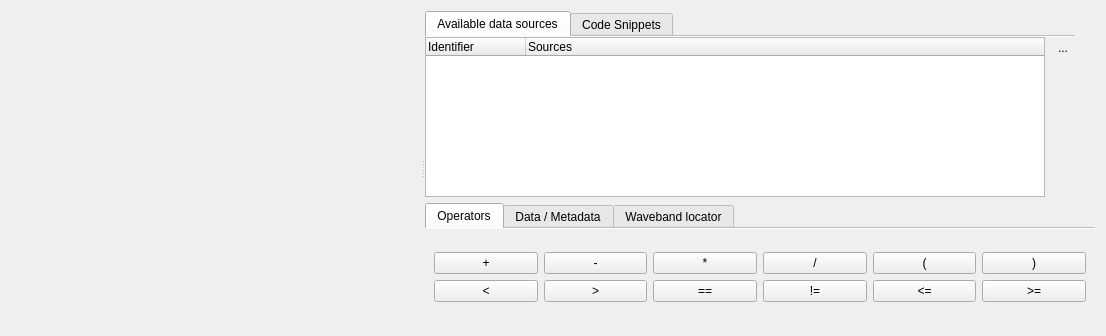
<?xml version="1.0" encoding="UTF-8"?>
<ui version="4.0">
 <class>Form</class>
 <widget class="QWidget" name="Form">
  <property name="geometry">
   <rect>
    <x>0</x>
    <y>0</y>
    <width>1106</width>
    <height>336</height>
   </rect>
  </property>
  <property name="windowTitle">
   <string>Form</string>
  </property>
  <layout class="QVBoxLayout" name="verticalLayout_2">
   <item>
    <widget class="QSplitter" name="splitter">
     <property name="orientation">
      <enum>Qt::Horizontal</enum>
     </property>
     <widget class="CodeEditWidget" name="mCode" native="true">
      <property name="sizePolicy">
       <sizepolicy hsizetype="Expanding" vsizetype="Expanding">
        <horstretch>1</horstretch>
        <verstretch>1</verstretch>
       </sizepolicy>
      </property>
      <property name="minimumSize">
       <size>
        <width>100</width>
        <height>300</height>
       </size>
      </property>
     </widget>
     <widget class="QWidget" name="layoutWidget">
      <layout class="QVBoxLayout" name="verticalLayout" stretch="1,0">
       <item>
        <layout class="QHBoxLayout" name="horizontalLayout_4">
         <property name="spacing">
          <number>0</number>
         </property>
         <property name="leftMargin">
          <number>0</number>
         </property>
         <property name="topMargin">
          <number>0</number>
         </property>
         <item>
          <widget class="QTabWidget" name="tabWidget_2">
           <property name="currentIndex">
            <number>0</number>
           </property>
           <property name="documentMode">
            <bool>true</bool>
           </property>
           <widget class="QWidget" name="tab_8">
            <attribute name="title">
             <string>Available data sources</string>
            </attribute>
            <layout class="QHBoxLayout" name="horizontalLayout_6">
             <property name="leftMargin">
              <number>0</number>
             </property>
             <property name="topMargin">
              <number>0</number>
             </property>
             <property name="rightMargin">
              <number>0</number>
             </property>
             <property name="bottomMargin">
              <number>0</number>
             </property>
             <item>
              <widget class="QTreeWidget" name="mSourcesTree">
               <property name="sizePolicy">
                <sizepolicy hsizetype="Expanding" vsizetype="Expanding">
                 <horstretch>0</horstretch>
                 <verstretch>1</verstretch>
                </sizepolicy>
               </property>
               <property name="editTriggers">
                <set>QAbstractItemView::EditKeyPressed|QAbstractItemView::SelectedClicked</set>
               </property>
               <property name="rootIsDecorated">
                <bool>true</bool>
               </property>
               <property name="headerHidden">
                <bool>false</bool>
               </property>
               <property name="expandsOnDoubleClick">
                <bool>false</bool>
               </property>
               <column>
                <property name="text">
                 <string>Identifier</string>
                </property>
               </column>
               <column>
                <property name="text">
                 <string>Sources</string>
                </property>
               </column>
              </widget>
             </item>
             <item>
              <layout class="QVBoxLayout" name="verticalLayout_9">
               <item>
                <widget class="QToolButton" name="mSourcesRefresh">
                 <property name="toolTip">
                  <string>Refresh data sources.</string>
                 </property>
                 <property name="text">
                  <string>...</string>
                 </property>
                 <property name="icon">
                  <iconset>
                   <normaloff>:/images/themes/default/mActionRefresh.svg</normaloff>:/images/themes/default/mActionRefresh.svg</iconset>
                 </property>
                 <property name="autoRaise">
                  <bool>true</bool>
                 </property>
                </widget>
               </item>
               <item>
                <spacer name="verticalSpacer_3">
                 <property name="orientation">
                  <enum>Qt::Vertical</enum>
                 </property>
                 <property name="sizeHint" stdset="0">
                  <size>
                   <width>20</width>
                   <height>40</height>
                  </size>
                 </property>
                </spacer>
               </item>
              </layout>
             </item>
            </layout>
           </widget>
           <widget class="QWidget" name="tab_9">
            <attribute name="title">
             <string>Code Snippets</string>
            </attribute>
            <layout class="QHBoxLayout" name="horizontalLayout_5">
             <property name="leftMargin">
              <number>0</number>
             </property>
             <property name="topMargin">
              <number>0</number>
             </property>
             <property name="rightMargin">
              <number>0</number>
             </property>
             <property name="bottomMargin">
              <number>0</number>
             </property>
             <item>
              <widget class="QTreeWidget" name="mSnippetsTree">
               <attribute name="headerVisible">
                <bool>false</bool>
               </attribute>
               <column>
                <property name="text">
                 <string>Neue Spalte</string>
                </property>
               </column>
              </widget>
             </item>
             <item>
              <layout class="QVBoxLayout" name="verticalLayout_11">
               <item>
                <widget class="QToolButton" name="mSnippetSaveAs">
                 <property name="toolTip">
                  <string>Save code snippet as.</string>
                 </property>
                 <property name="text">
                  <string>...</string>
                 </property>
                 <property name="icon">
                  <iconset>
                   <normaloff>:/images/themes/default/mActionFileSaveAs.svg</normaloff>:/images/themes/default/mActionFileSaveAs.svg</iconset>
                 </property>
                 <property name="autoRaise">
                  <bool>true</bool>
                 </property>
                </widget>
               </item>
               <item>
                <widget class="QToolButton" name="mSnippetOpenFolder">
                 <property name="toolTip">
                  <string>Open code snippet folder.</string>
                 </property>
                 <property name="text">
                  <string>...</string>
                 </property>
                 <property name="icon">
                  <iconset>
                   <normaloff>:/images/themes/default/mActionFileOpen.svg</normaloff>:/images/themes/default/mActionFileOpen.svg</iconset>
                 </property>
                 <property name="autoRaise">
                  <bool>true</bool>
                 </property>
                </widget>
               </item>
               <item>
                <widget class="QToolButton" name="mSnippetRefresh">
                 <property name="toolTip">
                  <string>Refresh code snippets.</string>
                 </property>
                 <property name="text">
                  <string>...</string>
                 </property>
                 <property name="icon">
                  <iconset>
                   <normaloff>:/images/themes/default/mActionRefresh.svg</normaloff>:/images/themes/default/mActionRefresh.svg</iconset>
                 </property>
                 <property name="autoRaise">
                  <bool>true</bool>
                 </property>
                </widget>
               </item>
               <item>
                <widget class="QToolButton" name="mBiggerGui">
                 <property name="minimumSize">
                  <size>
                   <width>20</width>
                   <height>0</height>
                  </size>
                 </property>
                 <property name="maximumSize">
                  <size>
                   <width>20</width>
                   <height>16777215</height>
                  </size>
                 </property>
                 <property name="toolTip">
                  <string>Enlarge code editor.</string>
                 </property>
                 <property name="text">
                  <string>++</string>
                 </property>
                 <property name="icon">
                  <iconset>
                   <normaloff>:/images/themes/default/mActionIncreaseFont.svg</normaloff>:/images/themes/default/mActionIncreaseFont.svg</iconset>
                 </property>
                 <property name="autoRaise">
                  <bool>true</bool>
                 </property>
                </widget>
               </item>
               <item>
                <widget class="QToolButton" name="mSmallerGui">
                 <property name="minimumSize">
                  <size>
                   <width>20</width>
                   <height>0</height>
                  </size>
                 </property>
                 <property name="maximumSize">
                  <size>
                   <width>20</width>
                   <height>16777215</height>
                  </size>
                 </property>
                 <property name="toolTip">
                  <string>Shrink code editor.</string>
                 </property>
                 <property name="text">
                  <string>--</string>
                 </property>
                 <property name="icon">
                  <iconset>
                   <normaloff>:/images/themes/default/mActionDecreaseFont.svg</normaloff>:/images/themes/default/mActionDecreaseFont.svg</iconset>
                 </property>
                 <property name="autoRaise">
                  <bool>true</bool>
                 </property>
                </widget>
               </item>
               <item>
                <spacer name="verticalSpacer_2">
                 <property name="orientation">
                  <enum>Qt::Vertical</enum>
                 </property>
                 <property name="sizeHint" stdset="0">
                  <size>
                   <width>20</width>
                   <height>40</height>
                  </size>
                 </property>
                </spacer>
               </item>
              </layout>
             </item>
            </layout>
           </widget>
          </widget>
         </item>
         <item>
          <layout class="QVBoxLayout" name="verticalLayout_8">
           <item>
            <spacer name="verticalSpacer">
             <property name="orientation">
              <enum>Qt::Vertical</enum>
             </property>
             <property name="sizeHint" stdset="0">
              <size>
               <width>20</width>
               <height>40</height>
              </size>
             </property>
            </spacer>
           </item>
          </layout>
         </item>
        </layout>
       </item>
       <item>
        <widget class="QTabWidget" name="tabWidget">
         <property name="sizePolicy">
          <sizepolicy hsizetype="Expanding" vsizetype="MinimumExpanding">
           <horstretch>0</horstretch>
           <verstretch>0</verstretch>
          </sizepolicy>
         </property>
         <property name="currentIndex">
          <number>0</number>
         </property>
         <property name="documentMode">
          <bool>true</bool>
         </property>
         <property name="tabBarAutoHide">
          <bool>false</bool>
         </property>
         <widget class="QWidget" name="tab">
          <attribute name="title">
           <string>Operators</string>
          </attribute>
          <layout class="QVBoxLayout" name="verticalLayout_3">
           <item>
            <layout class="QGridLayout" name="gridLayout">
             <item row="1" column="2">
              <widget class="QPushButton" name="mEqual">
               <property name="text">
                <string>==</string>
               </property>
              </widget>
             </item>
             <item row="0" column="2">
              <widget class="QPushButton" name="mMultiply">
               <property name="text">
                <string>*</string>
               </property>
              </widget>
             </item>
             <item row="0" column="4">
              <widget class="QPushButton" name="mLeftBracket">
               <property name="text">
                <string>(</string>
               </property>
              </widget>
             </item>
             <item row="1" column="1">
              <widget class="QPushButton" name="mGreater">
               <property name="text">
                <string>&gt;</string>
               </property>
              </widget>
             </item>
             <item row="1" column="0">
              <widget class="QPushButton" name="mLess">
               <property name="sizePolicy">
                <sizepolicy hsizetype="Preferred" vsizetype="Fixed">
                 <horstretch>0</horstretch>
                 <verstretch>0</verstretch>
                </sizepolicy>
               </property>
               <property name="text">
                <string>&lt;</string>
               </property>
              </widget>
             </item>
             <item row="1" column="5">
              <widget class="QPushButton" name="mGreaterEqual">
               <property name="text">
                <string>&gt;=</string>
               </property>
              </widget>
             </item>
             <item row="1" column="3">
              <widget class="QPushButton" name="mNotEqual">
               <property name="text">
                <string>!=</string>
               </property>
              </widget>
             </item>
             <item row="0" column="1">
              <widget class="QPushButton" name="mSubtract">
               <property name="text">
                <string>-</string>
               </property>
               <property name="flat">
                <bool>false</bool>
               </property>
              </widget>
             </item>
             <item row="1" column="4">
              <widget class="QPushButton" name="mLessEqual">
               <property name="text">
                <string>&lt;=</string>
               </property>
              </widget>
             </item>
             <item row="0" column="0">
              <widget class="QPushButton" name="mAdd">
               <property name="sizePolicy">
                <sizepolicy hsizetype="Preferred" vsizetype="Fixed">
                 <horstretch>0</horstretch>
                 <verstretch>0</verstretch>
                </sizepolicy>
               </property>
               <property name="text">
                <string>+</string>
               </property>
               <property name="autoRepeatDelay">
                <number>300</number>
               </property>
              </widget>
             </item>
             <item row="0" column="5">
              <widget class="QPushButton" name="mRightBracket">
               <property name="text">
                <string>)</string>
               </property>
              </widget>
             </item>
             <item row="0" column="3">
              <widget class="QPushButton" name="mDivide">
               <property name="text">
                <string>/</string>
               </property>
              </widget>
             </item>
            </layout>
           </item>
          </layout>
         </widget>
         <widget class="QWidget" name="tab_2">
          <attribute name="title">
           <string>Data / Metadata</string>
          </attribute>
          <layout class="QVBoxLayout" name="verticalLayout_4">
           <item>
            <layout class="QGridLayout" name="gridLayout_2">
             <item row="1" column="4">
              <widget class="QPushButton" name="mSetNoDataValue">
               <property name="sizePolicy">
                <sizepolicy hsizetype="Preferred" vsizetype="Fixed">
                 <horstretch>0</horstretch>
                 <verstretch>0</verstretch>
                </sizepolicy>
               </property>
               <property name="text">
                <string>setNoDataValue</string>
               </property>
               <property name="autoRepeatDelay">
                <number>300</number>
               </property>
              </widget>
             </item>
             <item row="1" column="7">
              <widget class="QPushButton" name="mSetBandName">
               <property name="sizePolicy">
                <sizepolicy hsizetype="Preferred" vsizetype="Fixed">
                 <horstretch>0</horstretch>
                 <verstretch>0</verstretch>
                </sizepolicy>
               </property>
               <property name="text">
                <string>setBandName</string>
               </property>
               <property name="autoRepeatDelay">
                <number>300</number>
               </property>
              </widget>
             </item>
             <item row="1" column="2">
              <widget class="QPushButton" name="mOutputArray">
               <property name="sizePolicy">
                <sizepolicy hsizetype="Preferred" vsizetype="Fixed">
                 <horstretch>0</horstretch>
                 <verstretch>0</verstretch>
                </sizepolicy>
               </property>
               <property name="maximumSize">
                <size>
                 <width>20</width>
                 <height>16777215</height>
                </size>
               </property>
               <property name="text">
                <string>A</string>
               </property>
               <property name="autoRepeatDelay">
                <number>300</number>
               </property>
              </widget>
             </item>
             <item row="0" column="2">
              <widget class="QPushButton" name="mInputArray">
               <property name="sizePolicy">
                <sizepolicy hsizetype="Preferred" vsizetype="Fixed">
                 <horstretch>0</horstretch>
                 <verstretch>0</verstretch>
                </sizepolicy>
               </property>
               <property name="maximumSize">
                <size>
                 <width>20</width>
                 <height>16777215</height>
                </size>
               </property>
               <property name="text">
                <string>A</string>
               </property>
               <property name="autoRepeatDelay">
                <number>300</number>
               </property>
              </widget>
             </item>
             <item row="1" column="1">
              <widget class="QComboBox" name="mOutput">
               <property name="editable">
                <bool>true</bool>
               </property>
               <property name="currentText">
                <string>outputRaster</string>
               </property>
               <property name="currentIndex">
                <number>0</number>
               </property>
               <item>
                <property name="text">
                 <string>outputRaster</string>
                </property>
               </item>
              </widget>
             </item>
             <item row="0" column="1">
              <widget class="QComboBox" name="mInput">
               <property name="enabled">
                <bool>true</bool>
               </property>
               <property name="editable">
                <bool>true</bool>
               </property>
              </widget>
             </item>
             <item row="0" column="4">
              <widget class="QPushButton" name="mNoDataValue">
               <property name="sizePolicy">
                <sizepolicy hsizetype="Preferred" vsizetype="Fixed">
                 <horstretch>0</horstretch>
                 <verstretch>0</verstretch>
                </sizepolicy>
               </property>
               <property name="text">
                <string>noDataValue</string>
               </property>
               <property name="autoRepeatDelay">
                <number>300</number>
               </property>
              </widget>
             </item>
             <item row="0" column="3">
              <widget class="QPushButton" name="mInputMask">
               <property name="sizePolicy">
                <sizepolicy hsizetype="Preferred" vsizetype="Fixed">
                 <horstretch>0</horstretch>
                 <verstretch>0</verstretch>
                </sizepolicy>
               </property>
               <property name="maximumSize">
                <size>
                 <width>20</width>
                 <height>16777215</height>
                </size>
               </property>
               <property name="text">
                <string>M</string>
               </property>
               <property name="autoRepeatDelay">
                <number>300</number>
               </property>
              </widget>
             </item>
             <item row="1" column="0">
              <widget class="QLabel" name="label_4">
               <property name="sizePolicy">
                <sizepolicy hsizetype="Fixed" vsizetype="Preferred">
                 <horstretch>0</horstretch>
                 <verstretch>0</verstretch>
                </sizepolicy>
               </property>
               <property name="text">
                <string>Output</string>
               </property>
              </widget>
             </item>
             <item row="0" column="0">
              <widget class="QLabel" name="label_3">
               <property name="sizePolicy">
                <sizepolicy hsizetype="Fixed" vsizetype="Preferred">
                 <horstretch>0</horstretch>
                 <verstretch>0</verstretch>
                </sizepolicy>
               </property>
               <property name="text">
                <string>Source</string>
               </property>
              </widget>
             </item>
             <item row="1" column="6">
              <widget class="QPushButton" name="mSetMetadataItem">
               <property name="sizePolicy">
                <sizepolicy hsizetype="Preferred" vsizetype="Fixed">
                 <horstretch>0</horstretch>
                 <verstretch>0</verstretch>
                </sizepolicy>
               </property>
               <property name="text">
                <string>setMetadataItem</string>
               </property>
               <property name="autoRepeatDelay">
                <number>300</number>
               </property>
              </widget>
             </item>
             <item row="0" column="7">
              <widget class="QPushButton" name="mBandName">
               <property name="sizePolicy">
                <sizepolicy hsizetype="Preferred" vsizetype="Fixed">
                 <horstretch>0</horstretch>
                 <verstretch>0</verstretch>
                </sizepolicy>
               </property>
               <property name="text">
                <string>bandName</string>
               </property>
               <property name="autoRepeatDelay">
                <number>300</number>
               </property>
              </widget>
             </item>
             <item row="1" column="5">
              <widget class="QPushButton" name="mSetMetadata">
               <property name="sizePolicy">
                <sizepolicy hsizetype="Preferred" vsizetype="Fixed">
                 <horstretch>0</horstretch>
                 <verstretch>0</verstretch>
                </sizepolicy>
               </property>
               <property name="text">
                <string>setMetadata</string>
               </property>
               <property name="autoRepeatDelay">
                <number>300</number>
               </property>
              </widget>
             </item>
             <item row="0" column="6">
              <widget class="QPushButton" name="mMetadataItem">
               <property name="sizePolicy">
                <sizepolicy hsizetype="Preferred" vsizetype="Fixed">
                 <horstretch>0</horstretch>
                 <verstretch>0</verstretch>
                </sizepolicy>
               </property>
               <property name="text">
                <string>metadataItem</string>
               </property>
               <property name="autoRepeatDelay">
                <number>300</number>
               </property>
              </widget>
             </item>
             <item row="0" column="5">
              <widget class="QPushButton" name="mMetadata">
               <property name="sizePolicy">
                <sizepolicy hsizetype="Preferred" vsizetype="Fixed">
                 <horstretch>0</horstretch>
                 <verstretch>0</verstretch>
                </sizepolicy>
               </property>
               <property name="text">
                <string>metadata</string>
               </property>
               <property name="autoRepeatDelay">
                <number>300</number>
               </property>
              </widget>
             </item>
             <item row="1" column="3">
              <widget class="QPushButton" name="mAssign">
               <property name="sizePolicy">
                <sizepolicy hsizetype="Preferred" vsizetype="Fixed">
                 <horstretch>0</horstretch>
                 <verstretch>0</verstretch>
                </sizepolicy>
               </property>
               <property name="maximumSize">
                <size>
                 <width>20</width>
                 <height>16777215</height>
                </size>
               </property>
               <property name="text">
                <string>=</string>
               </property>
               <property name="autoRepeatDelay">
                <number>300</number>
               </property>
              </widget>
             </item>
            </layout>
           </item>
          </layout>
         </widget>
         <widget class="QWidget" name="tab_3">
          <attribute name="title">
           <string>Waveband locator</string>
          </attribute>
          <layout class="QVBoxLayout" name="verticalLayout_5">
           <item>
            <layout class="QHBoxLayout" name="horizontalLayout">
             <item>
              <widget class="QComboBox" name="mSensor">
               <item>
                <property name="text">
                 <string>Landsat 8</string>
                </property>
               </item>
               <item>
                <property name="text">
                 <string>Sentinel-2</string>
                </property>
               </item>
              </widget>
             </item>
            </layout>
           </item>
           <item>
            <widget class="QStackedWidget" name="stackedWidget">
             <property name="currentIndex">
              <number>0</number>
             </property>
             <widget class="QWidget" name="page">
              <layout class="QVBoxLayout" name="verticalLayout_6">
               <property name="leftMargin">
                <number>0</number>
               </property>
               <property name="topMargin">
                <number>0</number>
               </property>
               <property name="rightMargin">
                <number>0</number>
               </property>
               <property name="bottomMargin">
                <number>0</number>
               </property>
               <item>
                <layout class="QHBoxLayout" name="horizontalLayout_2">
                 <item>
                  <widget class="QToolButton" name="mLandsat_1">
                   <property name="toolTip">
                    <string>@482nm</string>
                   </property>
                   <property name="text">
                    <string>Blue</string>
                   </property>
                  </widget>
                 </item>
                 <item>
                  <widget class="QToolButton" name="mLandsat_2">
                   <property name="toolTip">
                    <string>@562nm</string>
                   </property>
                   <property name="text">
                    <string>Green</string>
                   </property>
                  </widget>
                 </item>
                 <item>
                  <widget class="QToolButton" name="mLandsat_3">
                   <property name="toolTip">
                    <string>@655nm</string>
                   </property>
                   <property name="text">
                    <string>Red</string>
                   </property>
                  </widget>
                 </item>
                 <item>
                  <widget class="QToolButton" name="mLandsat_4">
                   <property name="toolTip">
                    <string>@865nm</string>
                   </property>
                   <property name="text">
                    <string>NIR</string>
                   </property>
                  </widget>
                 </item>
                 <item>
                  <widget class="QToolButton" name="mLandsat_5">
                   <property name="toolTip">
                    <string>@1610nm</string>
                   </property>
                   <property name="text">
                    <string>SWIR-1</string>
                   </property>
                  </widget>
                 </item>
                 <item>
                  <widget class="QToolButton" name="mLandsat_6">
                   <property name="toolTip">
                    <string>@2200nm</string>
                   </property>
                   <property name="text">
                    <string>SWIR-2</string>
                   </property>
                  </widget>
                 </item>
                 <item>
                  <spacer name="horizontalSpacer">
                   <property name="orientation">
                    <enum>Qt::Horizontal</enum>
                   </property>
                   <property name="sizeHint" stdset="0">
                    <size>
                     <width>40</width>
                     <height>20</height>
                    </size>
                   </property>
                  </spacer>
                 </item>
                </layout>
               </item>
              </layout>
             </widget>
             <widget class="QWidget" name="page_2">
              <layout class="QVBoxLayout" name="verticalLayout_7">
               <property name="leftMargin">
                <number>0</number>
               </property>
               <property name="topMargin">
                <number>0</number>
               </property>
               <property name="rightMargin">
                <number>0</number>
               </property>
               <property name="bottomMargin">
                <number>0</number>
               </property>
               <item>
                <layout class="QHBoxLayout" name="horizontalLayout_3">
                 <item>
                  <widget class="QToolButton" name="mSentinel2_1">
                   <property name="toolTip">
                    <string>@492nm</string>
                   </property>
                   <property name="text">
                    <string>Blue</string>
                   </property>
                  </widget>
                 </item>
                 <item>
                  <widget class="QToolButton" name="mSentinel2_2">
                   <property name="toolTip">
                    <string>@560nm</string>
                   </property>
                   <property name="text">
                    <string>Green</string>
                   </property>
                  </widget>
                 </item>
                 <item>
                  <widget class="QToolButton" name="mSentinel2_3">
                   <property name="toolTip">
                    <string>@655nm</string>
                   </property>
                   <property name="text">
                    <string>Red</string>
                   </property>
                  </widget>
                 </item>
                 <item>
                  <widget class="QToolButton" name="mSentinel2_4">
                   <property name="toolTip">
                    <string>@704nm</string>
                   </property>
                   <property name="text">
                    <string>RE-1</string>
                   </property>
                  </widget>
                 </item>
                 <item>
                  <widget class="QToolButton" name="mSentinel2_5">
                   <property name="toolTip">
                    <string>@741nm</string>
                   </property>
                   <property name="text">
                    <string>RE-2</string>
                   </property>
                  </widget>
                 </item>
                 <item>
                  <widget class="QToolButton" name="mSentinel2_6">
                   <property name="toolTip">
                    <string>@783nm</string>
                   </property>
                   <property name="text">
                    <string>RE-3</string>
                   </property>
                  </widget>
                 </item>
                 <item>
                  <widget class="QToolButton" name="mSentinel2_7">
                   <property name="toolTip">
                    <string>@833nm</string>
                   </property>
                   <property name="text">
                    <string>NIR</string>
                   </property>
                  </widget>
                 </item>
                 <item>
                  <widget class="QToolButton" name="mSentinel2_8">
                   <property name="toolTip">
                    <string>@865nm</string>
                   </property>
                   <property name="text">
                    <string>Narrow-NIR</string>
                   </property>
                  </widget>
                 </item>
                 <item>
                  <widget class="QToolButton" name="mSentinel2_9">
                   <property name="toolTip">
                    <string>@1614nm</string>
                   </property>
                   <property name="text">
                    <string>SWIR-1</string>
                   </property>
                  </widget>
                 </item>
                 <item>
                  <widget class="QToolButton" name="mSentinel2_10">
                   <property name="toolTip">
                    <string>@2202nm</string>
                   </property>
                   <property name="text">
                    <string>SWIR-2</string>
                   </property>
                  </widget>
                 </item>
                 <item>
                  <spacer name="horizontalSpacer_2">
                   <property name="orientation">
                    <enum>Qt::Horizontal</enum>
                   </property>
                   <property name="sizeHint" stdset="0">
                    <size>
                     <width>121</width>
                     <height>46</height>
                    </size>
                   </property>
                  </spacer>
                 </item>
                </layout>
               </item>
              </layout>
             </widget>
            </widget>
           </item>
          </layout>
         </widget>
        </widget>
       </item>
      </layout>
     </widget>
    </widget>
   </item>
  </layout>
 </widget>
 <customwidgets>
  <customwidget>
   <class>CodeEditWidget</class>
   <extends>QWidget</extends>
   <header>enmapboxprocessing.parameter.processingparametercodeeditwidget</header>
   <container>1</container>
  </customwidget>
 </customwidgets>
 <resources/>
 <connections>
  <connection>
   <sender>mSensor</sender>
   <signal>currentIndexChanged(int)</signal>
   <receiver>stackedWidget</receiver>
   <slot>setCurrentIndex(int)</slot>
   <hints>
    <hint type="sourcelabel">
     <x>916</x>
     <y>316</y>
    </hint>
    <hint type="destinationlabel">
     <x>1086</x>
     <y>346</y>
    </hint>
   </hints>
  </connection>
 </connections>
</ui>
